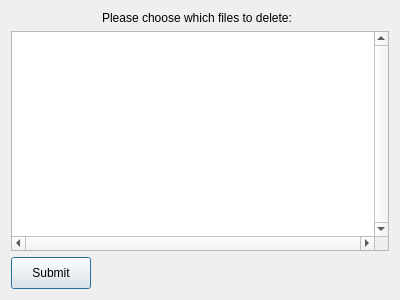
<?xml version="1.0" encoding="UTF-8"?>
<ui version="4.0">
 <class>Dialog</class>
 <widget class="QDialog" name="Dialog">
  <property name="geometry">
   <rect>
    <x>0</x>
    <y>0</y>
    <width>400</width>
    <height>300</height>
   </rect>
  </property>
  <property name="windowTitle">
   <string>Keep or Delete Files</string>
  </property>
  <property name="styleSheet">
   <string notr="true"/>
  </property>
  <layout class="QGridLayout" name="gridLayout">
   <item row="1" column="0" colspan="2">
    <widget class="QTableWidget" name="files_table">
     <property name="toolTip">
      <string>&lt;html&gt;&lt;head/&gt;&lt;body&gt;&lt;p&gt;This table has all of the files in your CSPR database folder.&lt;/p&gt;&lt;p&gt;&lt;br/&gt;&lt;/p&gt;&lt;p&gt;Please select/highlight which files you would like deleted upon closure of this program.&lt;/p&gt;&lt;/body&gt;&lt;/html&gt;</string>
     </property>
     <property name="verticalScrollBarPolicy">
      <enum>Qt::ScrollBarAlwaysOn</enum>
     </property>
     <property name="horizontalScrollBarPolicy">
      <enum>Qt::ScrollBarAlwaysOn</enum>
     </property>
     <property name="sizeAdjustPolicy">
      <enum>QAbstractScrollArea::AdjustIgnored</enum>
     </property>
     <property name="autoScroll">
      <bool>true</bool>
     </property>
     <property name="verticalScrollMode">
      <enum>QAbstractItemView::ScrollPerPixel</enum>
     </property>
     <property name="horizontalScrollMode">
      <enum>QAbstractItemView::ScrollPerPixel</enum>
     </property>
     <attribute name="verticalHeaderShowSortIndicator" stdset="0">
      <bool>true</bool>
     </attribute>
    </widget>
   </item>
   <item row="0" column="0" alignment="Qt::AlignHCenter">
    <widget class="QLabel" name="title_label">
     <property name="text">
      <string>Please choose which files to delete:</string>
     </property>
    </widget>
   </item>
   <item row="3" column="0">
    <layout class="QGridLayout" name="gridLayout_2">
     <item row="0" column="1">
      <spacer name="horizontalSpacer">
       <property name="orientation">
        <enum>Qt::Horizontal</enum>
       </property>
       <property name="sizeHint" stdset="0">
        <size>
         <width>40</width>
         <height>20</height>
        </size>
       </property>
      </spacer>
     </item>
     <item row="0" column="0">
      <widget class="QPushButton" name="submit_button">
       <property name="minimumSize">
        <size>
         <width>0</width>
         <height>32</height>
        </size>
       </property>
       <property name="toolTip">
        <string>&lt;html&gt;&lt;head/&gt;&lt;body&gt;&lt;p&gt;Once pressed, this button will delete any and all selected/highlighted files in the table.&lt;/p&gt;&lt;p&gt;If no files are selected/highlighted, no files will be deleted.&lt;/p&gt;&lt;p&gt;&lt;br/&gt;&lt;/p&gt;&lt;p&gt;After this process is done, the program will close.&lt;/p&gt;&lt;/body&gt;&lt;/html&gt;</string>
       </property>
       <property name="text">
        <string>Submit</string>
       </property>
      </widget>
     </item>
    </layout>
   </item>
  </layout>
 </widget>
 <resources/>
 <connections/>
</ui>
